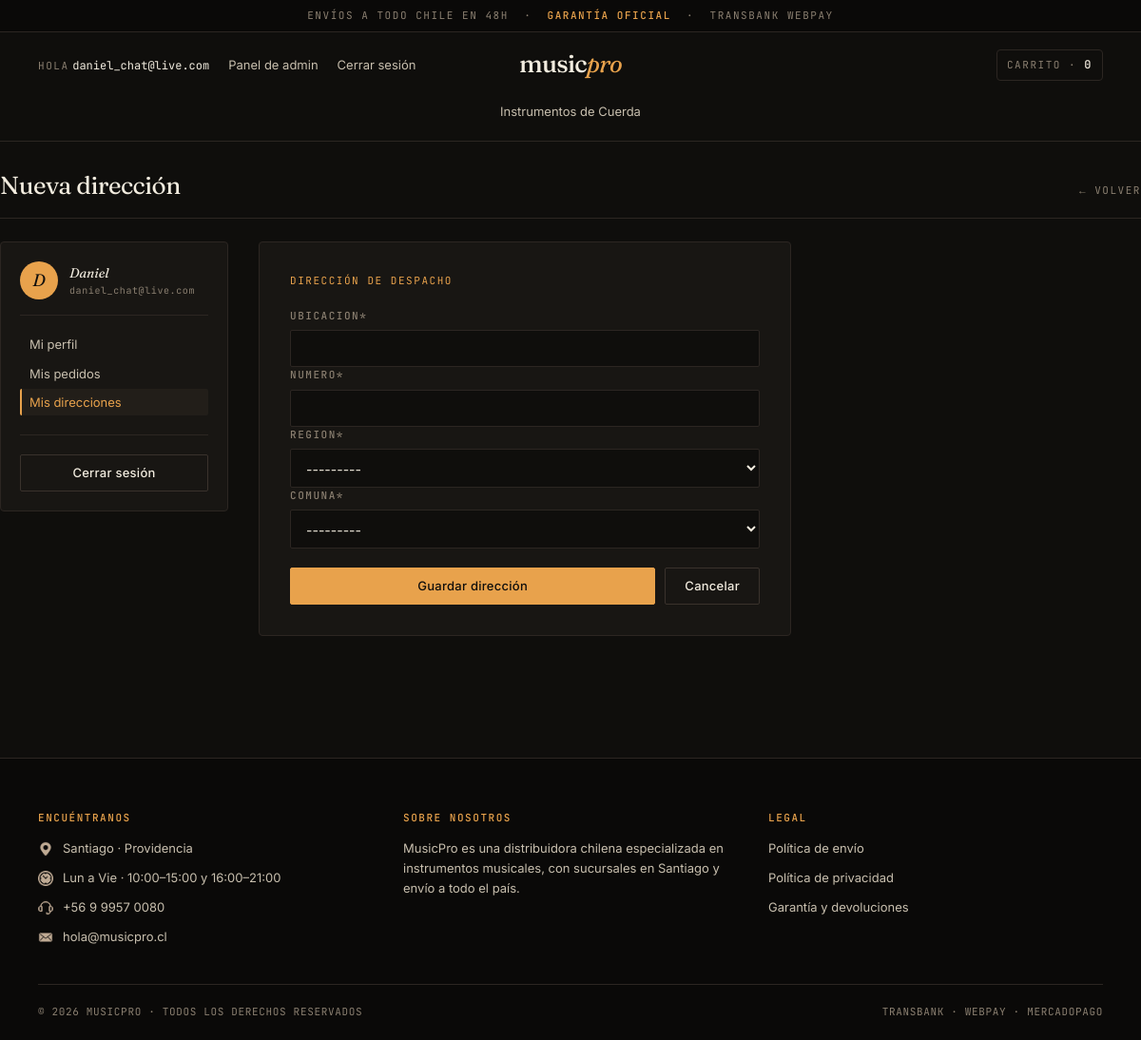
The page /Perfil/nueva-ubicacion (signed in) on the database its author committed.
### app/models.py (models this page shows, shortened)
class User(AbstractBaseUser,PermissionsMixin):
    email = models.EmailField('Correo',unique=True)
    username = models.CharField('nombre',max_length=255)
    apellido = models.CharField('apellido',max_length=255 ,null=True)
    telefono = models.CharField('telefono',max_length=255 ,null=True)
    is_active = models.BooleanField(default=True)
    is_staff = models.BooleanField(default=False)
    is_bodeguero = models.BooleanField(default=False)
    is_vendedor = models.BooleanField(default=False)
    is_contador = models.BooleanField(default=False)
    objects = customUserManager()
    USERNAME_FIELD = 'email'
    EMAIL_FIELD = 'email'
    REQUIRED_FIELDS = ['username','apellido','telefono']
    class Meta:
        verbose_name = 'User'
        verbose_name_plural = 'Users'

class Categoria(models.Model):
    nombreCategoria = models.CharField(max_length=50,primary_key=True, verbose_name='nombre de la categoria', unique=True)
    descripcion = models.CharField(max_length=255, blank = True)
    slug = AutoSlugField(populate_from='nombreCategoria',null=True)
    class Meta:
        verbose_name = 'category'
        verbose_name_plural = 'categories'

### app/views.py (the view)
# urls.py: path('Perfil/nueva-ubicacion',newUbi, name="newUbi"),
@login_required(login_url='loginCli')
def newUbi(request):
    if request.method == 'POST':
        formulario = ubicacionForm(request.POST)
        if formulario.is_valid():
            ubi = formulario.save(commit=False)   # crea el objeto pero NO lo guarda todavía
            ubi.user = request.user               # le asigna el user logueado
            ubi.save()                            # ahora sí, guarda con user incluido
            return redirect('viewUbis')
    else:
        formulario = ubicacionForm()
    return render(request, 'app/tienda/Perfil/nuevaUbi.html', {'form': formulario})

### app/forms.py
class ubicacionForm(forms.ModelForm):
    class Meta:
        model = UserUbicacion
        fields = ['ubicacion', 'numero', 'region', 'comuna']

### app/context_processors.py (called while the page is built)
def categorias(request):
    categorias = Categoria.objects.all()
    return {'categorias': categorias}

### app/models.py (called while the page is built)
    def __str__(self):
        return self.nombre

    def __str__(self) -> str:
        return self.nombre

### carts/context_processors.py (called while the page is built)
def counter(request):
    cart_count = 0
    try:
        cart = Cart.objects.filter(cart_id=_cart_id(request))
        cart_items = CartItem.objects.all().filter(cart=cart[:1])
        for cart_item in cart_items:
            cart_count += cart_item.quantity
    except Cart.DoesNotExist:
        cart_count = 0
    return dict(cart_count=cart_count)

### carts/views.py (called while the page is built)
def _cart_id(request):
    cart = request.session.session_key
    if not cart:
        cart= request.session.create()
    return cart

### app/templates/app/tienda/Perfil/nuevaUbi.html (shortened to what this page needs)
{% extends 'app/base.html' %}
{% load static %}
{% load crispy_forms_tags %}
{% block contenido %}
<section class="section-content container">
    <header class="section-head" style="padding-top: 0;">
        <h2>Nueva dirección</h2>
        <a href="{% url 'viewUbis' %}" class="meta" style="color: var(--muted);">← Volver</a>
    </header>
    <div class="store-layout">
        {% include 'app/tienda/Perfil/_sidebar.html' with active='ubis' %}
        <main>
            <div class="cart-card" style="padding: 32px; max-width: 560px;">
                <div class="eyebrow" style="margin-bottom: 20px;">Dirección de despacho</div>
                <form action="" method="post">
                    {{ form|crispy }}
                    <div style="display: flex; gap: 10px; margin-top: 20px;">
                        <button type="submit" class="btn btn-primary" style="flex: 1;">Guardar dirección</button>
                        <a href="{% url 'viewUbis' %}" class="btn btn-ghost">Cancelar</a>
                    </div>
                </form>
            </div>
        </main>
    </div>
</section>
{% endblock %}

### app/templates/app/base.html (shortened to what this page needs)
{% load static %}
<!DOCTYPE html>
<html lang="es">
<head>
    <link rel="stylesheet" href="{% static 'css/estilos.css' %}">
</head>
<body>
    <header>
        <div class="contenedor-anuncio">
            Envíos a todo Chile en 48h &nbsp;·&nbsp; <b>Garantía oficial</b> &nbsp;·&nbsp; Transbank Webpay
        </div>
        <div class="nav-bar">
            <ul class="sesion">
                {% if user.is_authenticated %}
                    <li><span class="eyebrow eyebrow-muted">Hola</span> <a href="{% url 'viewPerfil' %}" class="user-mail">{{ user.email }}</a></li>
                    {% if user.is_staff %}
                        <li><a href="{% url 'adminView' %}">Panel de admin</a></li>
                    {% endif %}
                    <li><a href="{% url 'logout' %}">Cerrar sesión</a></li>
                {% else %}
                    <li><a href="{% url 'loginCli' %}">Iniciar sesión</a></li>
                    <li><a href="{% url 'RegistroCli' %}">Crear cuenta</a></li>
                {% endif %}
            </ul>
            <div class="contenedor-logo">
                <a href="{% url 'home' %}" class="brand-word">music<em>pro</em></a>
            </div>
            <div class="cart-wrap">
                <div id="cart" class="cart-icon">
                    <a href="{% url 'cart' %}" style="display:inline-flex;align-items:center;gap:8px;color:inherit;">
                        Carrito · <span id="cart-quantity">{{ cart_count }}</span>
                    </a>
                </div>
            </div>
        </div>
        <nav class="cat-nav" aria-label="Categorías">
            {% for ve in categorias %}
                <a href="{% url 'store' ve.slug %}">{{ ve.nombreCategoria }}</a>
            {% endfor %}
        </nav>
    </header>
    <main class="contenido">
        {% block contenido %}{% endblock %}
    </main>
    <footer>
        <div class="container">
            <div class="row">
                <div class="footer-col">
                    <h3>Encuéntranos</h3>
                    <ul>
                        <li><img src="{% static 'img/icons/ubicacion.png' %}" alt=""> Santiago · Providencia</li>
                        <li><img src="{% static 'img/icons/horario.png' %}" alt=""> Lun a Vie · 10:00–15:00 y 16:00–21:00</li>
                        <li><img src="{% static 'img/icons/atencion.png' %}" alt=""> +56 9 9957 0080</li>
                        <li><img src="{% static 'img/icons/correo.png' %}" alt=""> <a href="mailto:hola@musicpro.cl">hola@musicpro.cl</a></li>
                    </ul>
                </div>
                <div class="footer-col">
                    <h3>Sobre nosotros</h3>
                    <ul>
                        <li>MusicPro es una distribuidora chilena especializada en instrumentos musicales, con sucursales en Santiago y envío a todo el país.</li>
                    </ul>
                </div>
                <div class="footer-col">
                    <h3>Legal</h3>
                    <ul>
                        <li><a href="#">Política de envío</a></li>
                        <li><a href="#">Política de privacidad</a></li>
                        <li><a href="#">Garantía y devoluciones</a></li>
                    </ul>
                </div>
            </div>
            <div class="footer2">
                <div>© 2026 MusicPro · Todos los derechos reservados</div>
                <div>Transbank · Webpay · MercadoPago</div>
            </div>
        </div>
    </footer>
</body>
</html>

### app/templates/app/tienda/Perfil/_sidebar.html
<aside>
    <div class="filter-card">
        <div class="filter-group">
            <div style="display: flex; align-items: center; gap: 12px; padding-bottom: 16px; margin-bottom: 16px; border-bottom: 1px solid var(--line);">
                <div style="width: 40px; height: 40px; border-radius: 50%; background: var(--amber); color: var(--bg); display: flex; align-items: center; justify-content: center; font-family: var(--font-display); font-style: italic; font-size: 18px;">
                    {{ user.username|first|upper }}
                </div>
                <div style="min-width: 0; flex: 1;">
                    <div style="font-family: var(--font-display); font-style: italic; font-size: 14px; color: var(--paper);">{{ user.username|capfirst }}</div>
                    <div style="font-family: var(--font-mono); font-size: 10px; color: var(--muted); letter-spacing: 0.06em; overflow: hidden; text-overflow: ellipsis; white-space: nowrap;">{{ user.email }}</div>
                </div>
            </div>
            <ul style="display: flex; flex-direction: column; gap: 2px;">
                <li><a href="{% url 'viewPerfil' %}" class="perfil-navlink {% if active == 'perfil' %}is-active{% endif %}">Mi perfil</a></li>
                <li><a href="{% url 'viewOrders' %}" class="perfil-navlink {% if active == 'ordenes' %}is-active{% endif %}">Mis pedidos</a></li>
                <li><a href="{% url 'viewUbis' %}" class="perfil-navlink {% if active == 'ubis' %}is-active{% endif %}">Mis direcciones</a></li>
            </ul>
        </div>
        <div class="filter-group">
            <a href="{% url 'logout' %}" class="btn btn-ghost btn-block">Cerrar sesión</a>
        </div>
    </div>
</aside>

### rows shown on the page
User: email "daniel_chat@live.com", username|first "D", username "Daniel"
Categoria: nombreCategoria "Instrumentos de Cuerda"

### other values the page prints
{{ cart_count }} "0"
